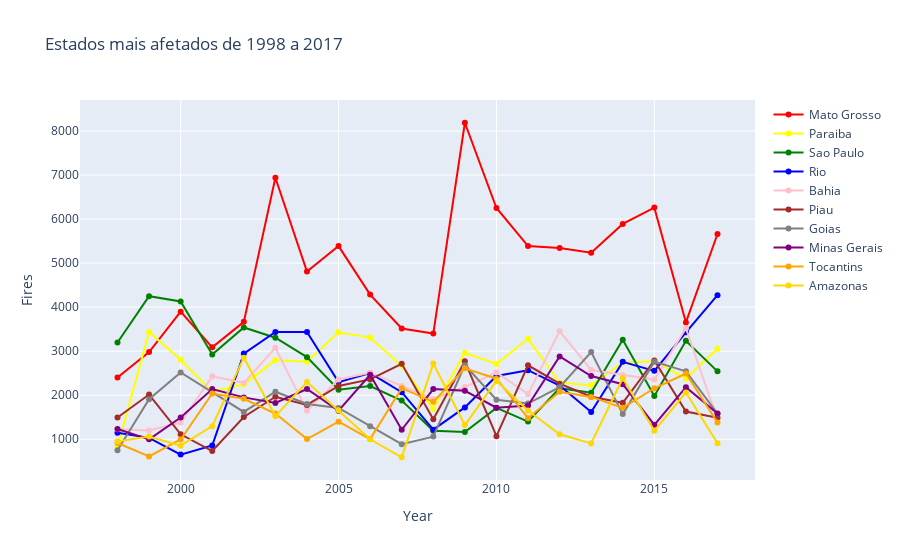

Write notebook code for a chart like this one.
### Code cell
#preparing a figure that will be populated 
time_plot_2 = go.Figure()
#adding individual graphs to the figure
time_plot_2.add_trace(go.Scatter(x=time_plot_2_df.Year, y=time_plot_2_df['Mato Grosso'],
                                 mode='lines+markers', name='Mato Grosso', line={'color': 'red'}))
time_plot_2.add_trace(go.Scatter(x=time_plot_2_df.Year, y=time_plot_2_df['Paraiba'],
                                 mode='lines+markers', name='Paraiba', line={'color': 'yellow'}))
time_plot_2.add_trace(go.Scatter(x=time_plot_2_df.Year, y=time_plot_2_df['Sao Paulo'],
                                 mode='lines+markers', name='Sao Paulo', line={'color': 'green'}))
time_plot_2.add_trace(go.Scatter(x=time_plot_2_df.Year, y=time_plot_2_df['Rio'],
                                 mode='lines+markers', name='Rio', line={'color': 'blue'}))
time_plot_2.add_trace(go.Scatter(x=time_plot_2_df.Year, y=time_plot_2_df['Bahia'],
                                 mode='lines+markers', name='Bahia', line={'color': 'pink'}))
time_plot_2.add_trace(go.Scatter(x=time_plot_2_df.Year, y=time_plot_2_df['Piau'],
                                 mode='lines+markers', name='Piau', line={'color': 'brown'}))
time_plot_2.add_trace(go.Scatter(x=time_plot_2_df.Year, y=time_plot_2_df['Goias'],
                                 mode='lines+markers', name='Goias', line={'color': 'grey'}))
time_plot_2.add_trace(go.Scatter(x=time_plot_2_df.Year, y=time_plot_2_df['Minas Gerais'],
                                 mode='lines+markers', name='Minas Gerais', line={'color': 'purple'}))
time_plot_2.add_trace(go.Scatter(x=time_plot_2_df.Year, y=time_plot_2_df['Tocantins'],
                                 mode='lines+markers', name='Tocantins', line={'color': 'orange'}))
time_plot_2.add_trace(go.Scatter(x=time_plot_2_df.Year, y=time_plot_2_df['Amazonas'],
                                 mode='lines+markers', name='Amazonas', line={'color': 'gold'}))
#making changes to layout
time_plot_2.update_layout(title='Estados mais afetados de 1998 a 2017',
                   xaxis_title='Year',
                   yaxis_title='Fires')
#outputing plot
time_plot_2.show()

### Figure 1 — Plotly figure (JSON) as saved in the notebook; plotly's stock layout.template omitted (floating-point values rounded to 4 significant figures)
{"data": [{"line": {"color": "red"}, "mode": "lines+markers", "name": "Mato Grosso", "type": "scatter", "x": [1998, 1999, 2000, 2001, 2002, 2003, 2004, 2005, 2006, 2007, 2008, 2009, 2010, 2011, 2012, 2013, 2014, 2015, 2016, 2017], "y": [2401, 2979, 3897, 3088, 3666, 6940, 4811, 5387, 4286, 3516, 3400, 8189, 6252, 5388, 5341, 5238, 5891, 6261, 3653, 5661]}, {"line": {"color": "yellow"}, "mode": "lines+markers", "name": "Paraiba", "type": "scatter", "x": [1998, 1999, 2000, 2001, 2002, 2003, 2004, 2005, 2006, 2007, 2008, 2009, 2010, 2011, 2012, 2013, 2014, 2015, 2016, 2017], "y": [816, 3437, 2804, 2073, 2249, 2797, 2761, 3427, 3308, 2665, 1689, 2963, 2711, 3280, 2285, 2225, 2742, 2773, 2379, 3053]}, {"line": {"color": "green"}, "mode": "lines+markers", "name": "Sao Paulo", "type": "scatter", "x": [1998, 1999, 2000, 2001, 2002, 2003, 2004, 2005, 2006, 2007, 2008, 2009, 2010, 2011, 2012, 2013, 2014, 2015, 2016, 2017], "y": [3196, 4249, 4128, 2926, 3539, 3306, 2864, 2123, 2209, 1877, 1193, 1165, 1711, 1400, 2159, 2055, 3260, 1984, 3235, 2541]}, {"line": {"color": "blue"}, "mode": "lines+markers", "name": "Rio", "type": "scatter", "x": [1998, 1999, 2000, 2001, 2002, 2003, 2004, 2005, 2006, 2007, 2008, 2009, 2010, 2011, 2012, 2013, 2014, 2015, 2016, 2017], "y": [1149, 1030, 650, 857, 2945, 3438, 3437, 2297, 2501, 2067, 1217, 1722, 2437, 2567, 2219, 1617, 2757, 2553, 3429, 4271]}, {"line": {"color": "pink"}, "mode": "lines+markers", "name": "Bahia", "type": "scatter", "x": [1998, 1999, 2000, 2001, 2002, 2003, 2004, 2005, 2006, 2007, 2008, 2009, 2010, 2011, 2012, 2013, 2014, 2015, 2016, 2017], "y": [1225, 1198, 1379, 2428, 2281, 3076, 1644, 2358, 2509, 2210, 1913, 2185, 2515, 2025, 3455, 2572, 2457, 2355, 3520, 1442]}, {"line": {"color": "brown"}, "mode": "lines+markers", "name": "Piau", "type": "scatter", "x": [1998, 1999, 2000, 2001, 2002, 2003, 2004, 2005, 2006, 2007, 2008, 2009, 2010, 2011, 2012, 2013, 2014, 2015, 2016, 2017], "y": [1494, 2015, 1112, 731, 1504, 1964, 1778, 2211, 2358, 2714, 1451, 2769, 1068, 2679, 2262, 1965, 1826, 2789, 1627, 1488]}, {"line": {"color": "grey"}, "mode": "lines+markers", "name": "Goias", "type": "scatter", "x": [1998, 1999, 2000, 2001, 2002, 2003, 2004, 2005, 2006, 2007, 2008, 2009, 2010, 2011, 2012, 2013, 2014, 2015, 2016, 2017], "y": [750, 1910, 2516, 2066, 1619, 2079, 1799, 1709, 1294, 888, 1059, 2682, 1897, 1809, 2182, 2979, 1570, 2762, 2543, 1581]}, {"line": {"color": "purple"}, "mode": "lines+markers", "name": "Minas Gerais", "type": "scatter", "x": [1998, 1999, 2000, 2001, 2002, 2003, 2004, 2005, 2006, 2007, 2008, 2009, 2010, 2011, 2012, 2013, 2014, 2015, 2016, 2017], "y": [1233, 997, 1493, 2139, 1950, 1824, 2141, 1647, 2464, 1214, 2138, 2099, 1716, 1767, 2879, 2434, 2250, 1326, 2182, 1582]}, {"line": {"color": "orange"}, "mode": "lines+markers", "name": "Tocantins", "type": "scatter", "x": [1998, 1999, 2000, 2001, 2002, 2003, 2004, 2005, 2006, 2007, 2008, 2009, 2010, 2011, 2012, 2013, 2014, 2015, 2016, 2017], "y": [913, 608, 994, 2039, 1919, 1582, 1003, 1398, 1002, 2160, 1849, 2611, 2375, 1478, 2076, 1961, 1712, 2157, 2491, 1379]}, {"line": {"color": "gold"}, "mode": "lines+markers", "name": "Amazonas", "type": "scatter", "x": [1998, 1999, 2000, 2001, 2002, 2003, 2004, 2005, 2006, 2007, 2008, 2009, 2010, 2011, 2012, 2013, 2014, 2015, 2016, 2017], "y": [946, 1061, 853, 1297, 2852, 1524, 2298, 1657, 998, 590, 2717, 1321, 2325, 1653, 1111, 905, 2386, 1190, 2061, 907]}], "layout": {"title": {"text": "Estados mais afetados de 1998 a 2017"}, "xaxis": {"title": {"text": "Year"}}, "yaxis": {"title": {"text": "Fires"}}}}
